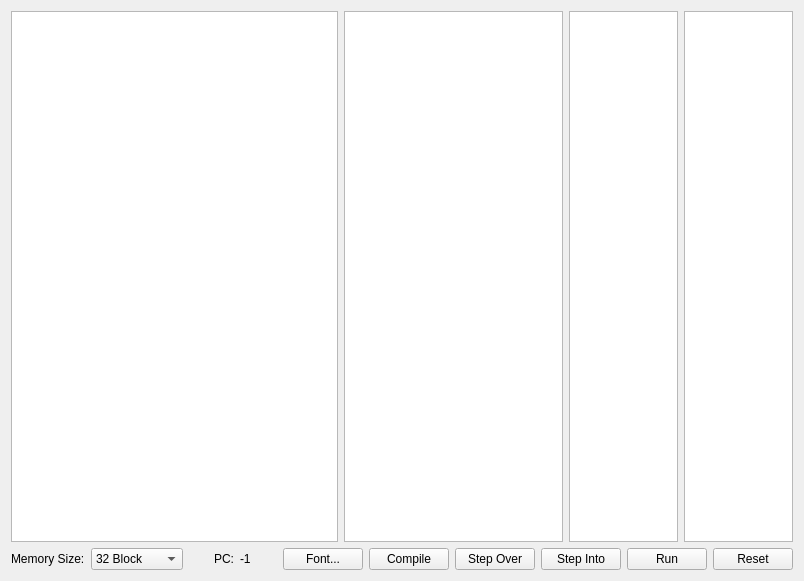
<?xml version="1.0" encoding="UTF-8"?>
<ui version="4.0">
 <class>MainWindow</class>
 <widget class="QMainWindow" name="MainWindow">
  <property name="geometry">
   <rect>
    <x>0</x>
    <y>0</y>
    <width>804</width>
    <height>581</height>
   </rect>
  </property>
  <property name="windowTitle">
   <string>Stack CPU</string>
  </property>
  <widget class="QWidget" name="centralWidget">
   <layout class="QVBoxLayout" name="verticalLayout">
    <item>
     <layout class="QHBoxLayout" name="horizontalLayout" stretch="0,0,0,0">
      <property name="spacing">
       <number>6</number>
      </property>
      <item>
       <widget class="QPlainTextEdit" name="edtCode">
        <property name="sizePolicy">
         <sizepolicy hsizetype="Expanding" vsizetype="Expanding">
          <horstretch>3</horstretch>
          <verstretch>0</verstretch>
         </sizepolicy>
        </property>
        <property name="lineWrapMode">
         <enum>QPlainTextEdit::NoWrap</enum>
        </property>
       </widget>
      </item>
      <item>
       <widget class="QListWidget" name="lstMem">
        <property name="sizePolicy">
         <sizepolicy hsizetype="Expanding" vsizetype="Expanding">
          <horstretch>2</horstretch>
          <verstretch>0</verstretch>
         </sizepolicy>
        </property>
        <property name="focusPolicy">
         <enum>Qt::WheelFocus</enum>
        </property>
        <property name="alternatingRowColors">
         <bool>false</bool>
        </property>
        <property name="layoutMode">
         <enum>QListView::SinglePass</enum>
        </property>
        <property name="batchSize">
         <number>100</number>
        </property>
        <property name="selectionRectVisible">
         <bool>false</bool>
        </property>
       </widget>
      </item>
      <item>
       <widget class="QListWidget" name="lstDS">
        <property name="sizePolicy">
         <sizepolicy hsizetype="Expanding" vsizetype="Expanding">
          <horstretch>1</horstretch>
          <verstretch>0</verstretch>
         </sizepolicy>
        </property>
       </widget>
      </item>
      <item>
       <widget class="QListWidget" name="lstRS">
        <property name="sizePolicy">
         <sizepolicy hsizetype="Expanding" vsizetype="Expanding">
          <horstretch>1</horstretch>
          <verstretch>0</verstretch>
         </sizepolicy>
        </property>
       </widget>
      </item>
     </layout>
    </item>
    <item>
     <layout class="QHBoxLayout" name="horizontalLayout_2">
      <property name="spacing">
       <number>6</number>
      </property>
      <item>
       <widget class="QLabel" name="label_2">
        <property name="text">
         <string>Memory Size:</string>
        </property>
       </widget>
      </item>
      <item>
       <widget class="QComboBox" name="cmbMemSize">
        <property name="currentIndex">
         <number>1</number>
        </property>
        <item>
         <property name="text">
          <string>16 Block</string>
         </property>
        </item>
        <item>
         <property name="text">
          <string>32 Block</string>
         </property>
        </item>
        <item>
         <property name="text">
          <string>64 Block</string>
         </property>
        </item>
        <item>
         <property name="text">
          <string>128 Block</string>
         </property>
        </item>
        <item>
         <property name="text">
          <string>256 Block</string>
         </property>
        </item>
        <item>
         <property name="text">
          <string>512 Block</string>
         </property>
        </item>
        <item>
         <property name="text">
          <string>1024 Block</string>
         </property>
        </item>
       </widget>
      </item>
      <item>
       <spacer name="horizontalSpacer">
        <property name="orientation">
         <enum>Qt::Horizontal</enum>
        </property>
        <property name="sizeHint" stdset="0">
         <size>
          <width>40</width>
          <height>20</height>
         </size>
        </property>
       </spacer>
      </item>
      <item>
       <widget class="QLabel" name="label">
        <property name="text">
         <string>PC:</string>
        </property>
       </widget>
      </item>
      <item>
       <widget class="QLabel" name="lblPC">
        <property name="text">
         <string>-1</string>
        </property>
       </widget>
      </item>
      <item>
       <spacer name="horizontalSpacer_2">
        <property name="orientation">
         <enum>Qt::Horizontal</enum>
        </property>
        <property name="sizeHint" stdset="0">
         <size>
          <width>40</width>
          <height>20</height>
         </size>
        </property>
       </spacer>
      </item>
      <item>
       <widget class="QPushButton" name="btnFont">
        <property name="text">
         <string>Font...</string>
        </property>
       </widget>
      </item>
      <item>
       <widget class="QPushButton" name="btnCompile">
        <property name="text">
         <string>Compile</string>
        </property>
       </widget>
      </item>
      <item>
       <widget class="QPushButton" name="btnOver">
        <property name="text">
         <string>Step Over</string>
        </property>
       </widget>
      </item>
      <item>
       <widget class="QPushButton" name="btnInto">
        <property name="text">
         <string>Step Into</string>
        </property>
       </widget>
      </item>
      <item>
       <widget class="QPushButton" name="btnRun">
        <property name="text">
         <string>Run</string>
        </property>
       </widget>
      </item>
      <item>
       <widget class="QPushButton" name="btnReset">
        <property name="text">
         <string>Reset</string>
        </property>
       </widget>
      </item>
     </layout>
    </item>
   </layout>
  </widget>
 </widget>
 <layoutdefault spacing="6" margin="11"/>
 <resources/>
 <connections/>
</ui>
